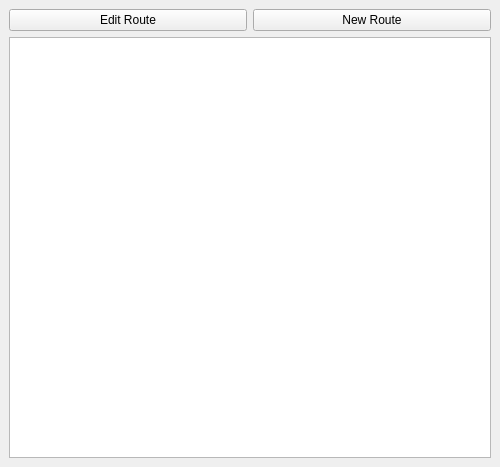
<?xml version="1.0" encoding="UTF-8"?>
<ui version="4.0">
 <class>WkfRouteBrowserDockWidget</class>
 <widget class="QDockWidget" name="WkfRouteBrowserDockWidget">
  <property name="geometry">
   <rect>
    <x>0</x>
    <y>0</y>
    <width>500</width>
    <height>467</height>
   </rect>
  </property>
  <property name="allowedAreas">
   <set>Qt::LeftDockWidgetArea|Qt::RightDockWidgetArea</set>
  </property>
  <property name="windowTitle">
   <string>Route Browser</string>
  </property>
  <widget class="QWidget" name="dockWidgetContents">
   <layout class="QVBoxLayout" name="verticalLayout">
    <item>
     <layout class="QHBoxLayout" name="horizontalLayout">
      <item>
       <widget class="QPushButton" name="mEditBtn">
        <property name="text">
         <string>Edit Route</string>
        </property>
       </widget>
      </item>
      <item>
       <widget class="QPushButton" name="mNewRouteBtn">
        <property name="text">
         <string>New Route</string>
        </property>
       </widget>
      </item>
     </layout>
    </item>
    <item>
     <widget class="QTreeWidget" name="treeWidget">
      <property name="minimumSize">
       <size>
        <width>300</width>
        <height>0</height>
       </size>
      </property>
      <property name="contextMenuPolicy">
       <enum>Qt::CustomContextMenu</enum>
      </property>
      <property name="selectionMode">
       <enum>QAbstractItemView::SingleSelection</enum>
      </property>
      <attribute name="headerVisible">
       <bool>false</bool>
      </attribute>
      <column>
       <property name="text">
        <string notr="true">1</string>
       </property>
      </column>
     </widget>
    </item>
   </layout>
  </widget>
 </widget>
 <resources/>
 <connections/>
</ui>
